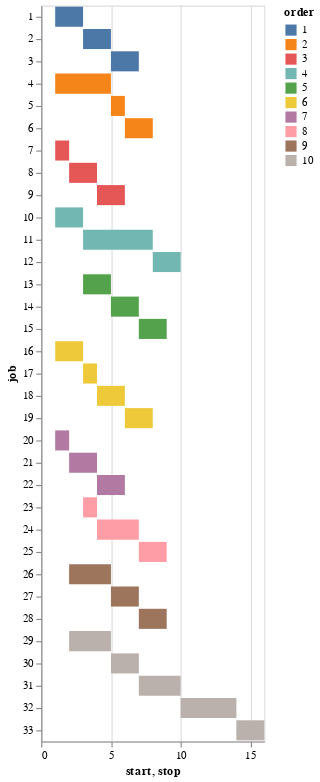

Notebook code for this chart:
### Code cell
O = newdata.Order
create_gantt_chart(c, T, P, I, O)

### Figure 1 — Vega specification as saved in the notebook (floating-point values rounded to 4 significant figures)
{"$schema": "https://vega.github.io/schema/vega/v5.json", "axes": [{"aria": false, "domain": false, "grid": true, "gridScale": "y", "labels": false, "maxExtent": 0, "minExtent": 0, "orient": "bottom", "scale": "x", "tickCount": {"signal": "ceil(width/40)"}, "ticks": false, "zindex": 0}, {"grid": false, "labelFlush": true, "labelOverlap": true, "orient": "bottom", "scale": "x", "tickCount": {"signal": "ceil(width/40)"}, "title": "start, stop", "zindex": 0}, {"grid": false, "orient": "left", "scale": "y", "title": "job", "zindex": 0}], "background": "white", "data": [{"name": "source_0", "values": [{"job": 1, "order": 1, "start": 1, "stop": 3}, {"job": 2, "order": 1, "start": 3, "stop": 5}, {"job": 3, "order": 1, "start": 5, "stop": 7}, {"job": 4, "order": 2, "start": 1, "stop": 5}, {"job": 5, "order": 2, "start": 5, "stop": 6}, {"job": 6, "order": 2, "start": 6, "stop": 8}, {"job": 7, "order": 3, "start": 1, "stop": 2}, {"job": 8, "order": 3, "start": 2, "stop": 4}, {"job": 9, "order": 3, "start": 4, "stop": 6}, {"job": 10, "order": 4, "start": 1, "stop": 3}, {"job": 11, "order": 4, "start": 3, "stop": 8}, {"job": 12, "order": 4, "start": 8, "stop": 10}, {"job": 13, "order": 5, "start": 3, "stop": 5}, {"job": 14, "order": 5, "start": 5, "stop": 7}, {"job": 15, "order": 5, "start": 7, "stop": 9}, {"job": 16, "order": 6, "start": 1, "stop": 3}, {"job": 17, "order": 6, "start": 3, "stop": 4}, {"job": 18, "order": 6, "start": 4, "stop": 6}, {"job": 19, "order": 6, "start": 6, "stop": 8}, {"job": 20, "order": 7, "start": 1, "stop": 2}, {"job": 21, "order": 7, "start": 2, "stop": 4}, {"job": 22, "order": 7, "start": 4, "stop": 6}, {"job": 23, "order": 8, "start": 3, "stop": 4}, {"job": 24, "order": 8, "start": 4, "stop": 7}, {"job": 25, "order": 8, "start": 7, "stop": 9}, {"job": 26, "order": 9, "start": 2, "stop": 5}, {"job": 27, "order": 9, "start": 5, "stop": 7}, {"job": 28, "order": 9, "start": 7, "stop": 9}, {"job": 29, "order": 10, "start": 2, "stop": 5}, {"job": 30, "order": 10, "start": 5, "stop": 7}, {"job": 31, "order": 10, "start": 7, "stop": 10}, {"job": 32, "order": 10, "start": 10, "stop": 14}, {"job": 33, "order": 10, "start": 14, "stop": 16}]}, {"name": "data_0", "source": "source_0", "transform": [{"expr": "isValid(datum[\"start\"]) && isFinite(+datum[\"start\"])", "type": "filter"}]}], "legends": [{"fill": "color", "symbolType": "square", "title": "order"}], "marks": [{"encode": {"update": {"ariaRoleDescription": {"value": "bar"}, "description": {"signal": "\"start: \" + (format(datum[\"start\"], \"\")) + \"; job: \" + (isValid(datum[\"job\"]) ? datum[\"job\"] : \"\"+datum[\"job\"]) + \"; stop: \" + (format(datum[\"stop\"], \"\")) + \"; order: \" + (isValid(datum[\"order\"]) ? datum[\"order\"] : \"\"+datum[\"order\"])"}, "fill": {"field": "order", "scale": "color"}, "height": {"signal": "max(0.25, bandwidth('y'))"}, "x": {"field": "start", "scale": "x"}, "x2": {"field": "stop", "scale": "x"}, "y": {"field": "job", "scale": "y"}}}, "from": {"data": "data_0"}, "name": "marks", "style": ["bar"], "type": "rect"}], "padding": 5, "scales": [{"domain": {"data": "data_0", "fields": ["start", "stop"]}, "name": "x", "nice": true, "range": [0, {"signal": "width"}], "type": "linear", "zero": true}, {"domain": {"data": "data_0", "field": "job", "sort": true}, "name": "y", "paddingInner": 0.1, "paddingOuter": 0.05, "range": {"step": {"signal": "y_step"}}, "type": "band"}, {"domain": {"data": "data_0", "field": "order", "sort": true}, "name": "color", "range": "category", "type": "ordinal"}], "signals": [{"name": "y_step", "value": 20}, {"name": "height", "update": "bandspace(domain('y').length, 0.1, 0.05) * y_step"}], "style": "cell", "width": 200}
